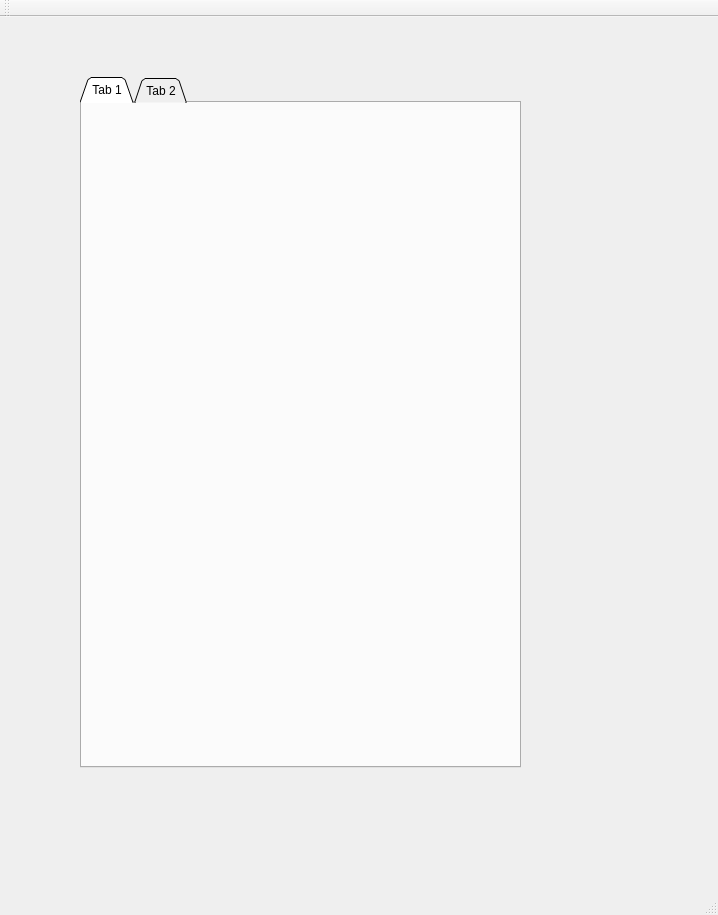
<?xml version="1.0" encoding="UTF-8"?>
<ui version="4.0">
 <class>MainWindow</class>
 <widget class="QMainWindow" name="MainWindow">
  <property name="geometry">
   <rect>
    <x>0</x>
    <y>0</y>
    <width>718</width>
    <height>915</height>
   </rect>
  </property>
  <property name="windowTitle">
   <string>MainWindow</string>
  </property>
  <widget class="QWidget" name="centralWidget">
   <widget class="QTabWidget" name="tabWidget">
    <property name="geometry">
     <rect>
      <x>80</x>
      <y>60</y>
      <width>441</width>
      <height>691</height>
     </rect>
    </property>
    <property name="tabShape">
     <enum>QTabWidget::Triangular</enum>
    </property>
    <property name="currentIndex">
     <number>0</number>
    </property>
    <widget class="QWidget" name="tab">
     <attribute name="title">
      <string>Tab 1</string>
     </attribute>
    </widget>
    <widget class="QWidget" name="tab_2">
     <attribute name="title">
      <string>Tab 2</string>
     </attribute>
    </widget>
   </widget>
  </widget>
  <widget class="QMenuBar" name="menuBar">
   <property name="geometry">
    <rect>
     <x>0</x>
     <y>0</y>
     <width>718</width>
     <height>21</height>
    </rect>
   </property>
  </widget>
  <widget class="QToolBar" name="mainToolBar">
   <attribute name="toolBarArea">
    <enum>TopToolBarArea</enum>
   </attribute>
   <attribute name="toolBarBreak">
    <bool>false</bool>
   </attribute>
  </widget>
  <widget class="QStatusBar" name="statusBar"/>
 </widget>
 <layoutdefault spacing="6" margin="11"/>
 <resources/>
 <connections/>
</ui>
